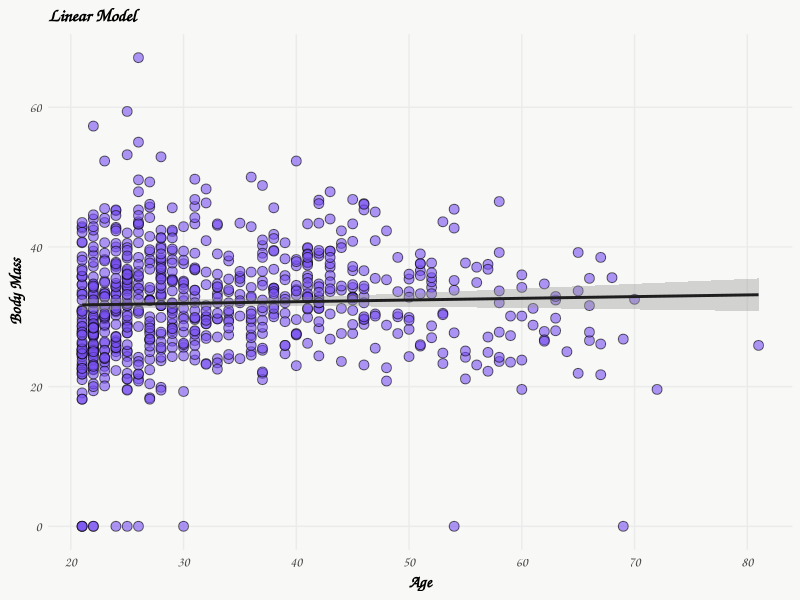
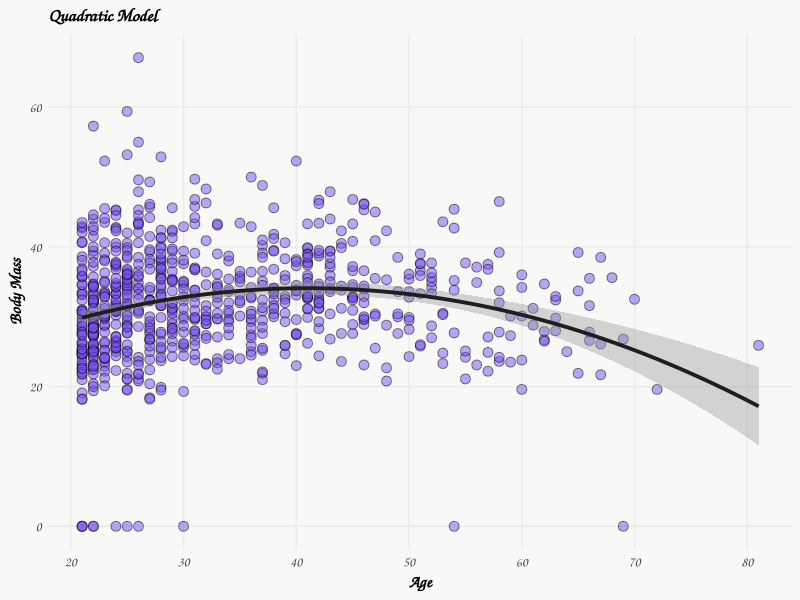
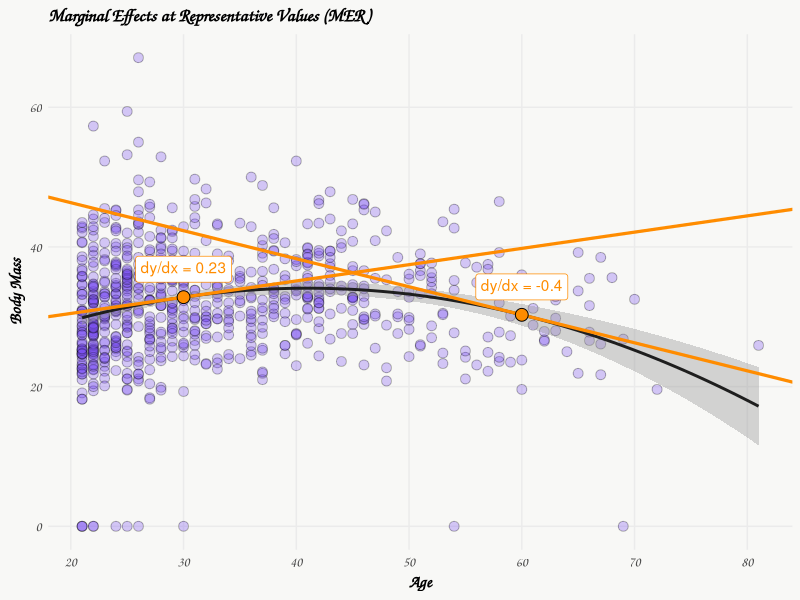
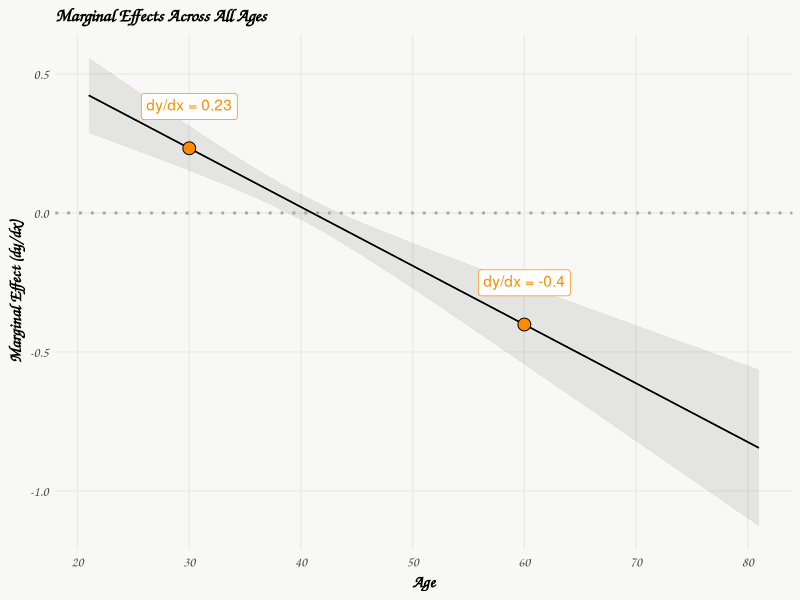
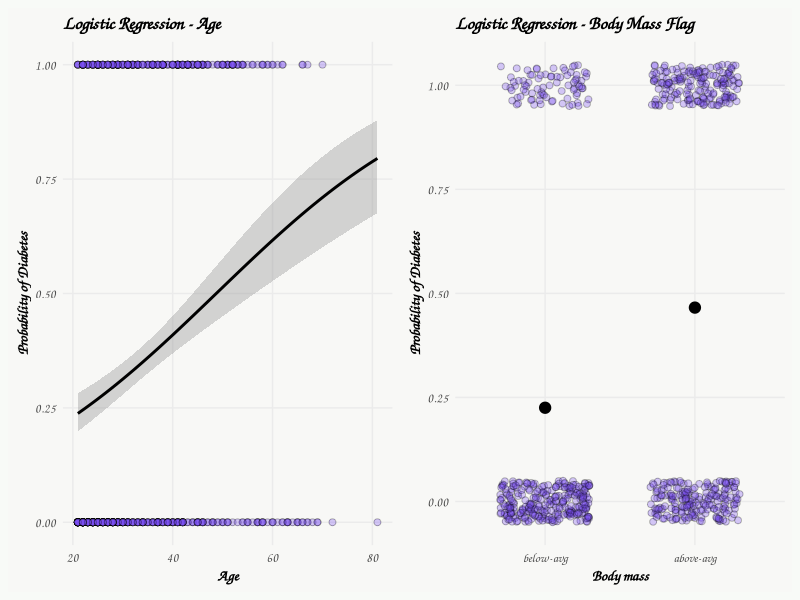
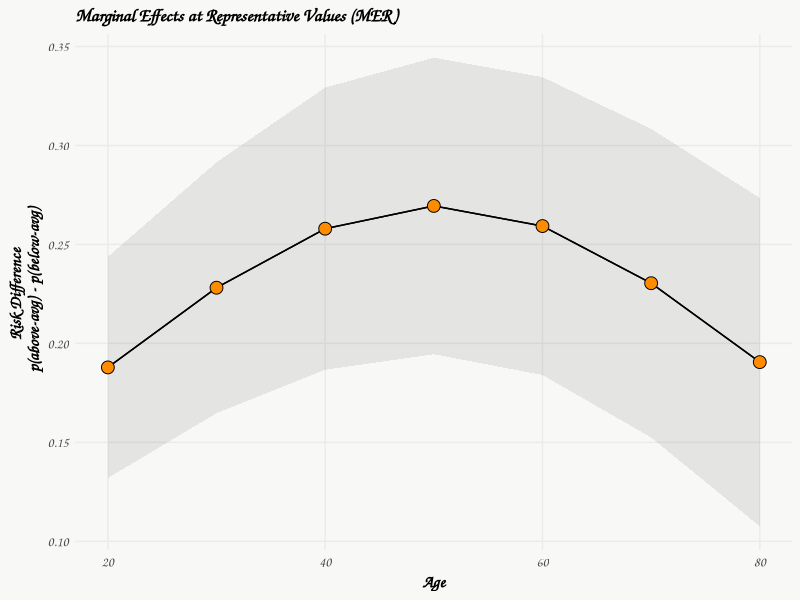

These figures' R source, in order:
## ---- chunk 1
#| echo: false
#| message: false
#| code-fold: true

options(width = 200) 

# libraries --------------------------------------------------------------------

library(tidyverse)
library(magrittr)
library(datasets)
library(mlbench)
library(marginaleffects)
library(ggtext)
library(patchwork)

# functions --------------------------------------------------------------------

f_case_when <- function(...){
  # automatically order factor when using case_when...
  args <- rlang::list2(...)
  rhs <- purrr::map(args, rlang::f_rhs)
  cases <- dplyr::case_when(!!!args)
  rlang::exec(forcats::fct_relevel, cases, !!!rhs)
  }



# ggplot theme -----------------------------------------------------------------

theme_set(
  theme_minimal(base_family = "Comic Sans MS") +
  theme(panel.grid.minor = element_blank(),
        plot.background = element_rect(fill = "#f8f8f6", color = NA), 
        plot.title = element_text(face = "bold"),
        axis.text = element_text(size = 10),
        axis.title = element_text(face = "bold", size = 12),
        strip.text = element_text(face = "bold"),
        strip.background = element_rect(fill = "grey80", color = NA),
        legend.title = element_text(face = "bold"))
)

# data -------------------------------------------------------------------------

data(PimaIndiansDiabetes)
## ---- chunk 2
#| code-fold: true
#| warning: false
#| fig-width: 6
#| fig-height: 4.5
#| layout: [[80, 20]]

# plot
ggplot(PimaIndiansDiabetes, aes(x = age, y = mass) ) +
    geom_point( color = 'black', fill = '#7950f2', alpha = 0.6,  shape = 21, size = 3) +
    stat_smooth(method = "lm", formula = y ~ x, linewidth = 1, color = '#1e1e1e') +
    scale_x_continuous(breaks = seq(20, 90, by=10)) +
    labs(title = 'Linear Model',
         x = "Age", y = "Body Mass")

# linear model
linear_model <- glm(mass ~ age, data = PimaIndiansDiabetes)
summary(linear_model)
## ---- chunk 3
#| code-fold: true
#| warning: false
#| fig-width: 6
#| fig-height: 4.5
#| layout: [[80, 20]]

# plot
ggplot(PimaIndiansDiabetes, aes(x = age, y = mass) ) +
    geom_point(fill = '#7950f2', alpha = 0.5,  shape = 21, size = 3) +
    stat_smooth(method = "lm", formula = y ~ x + I(x^2), linewidth = 1.3, color = '#1e1e1e') +
    scale_x_continuous(breaks = seq(20, 90, by=10)) +
    labs(title = 'Quadratic Model',
         x = "Age", y = "Body Mass")

# quadratic model
quadratic_model <- glm(mass ~ age +  I(age^2), data = PimaIndiansDiabetes)
summary(quadratic_model)
## ---- chunk 4
slopes(quadratic_model, newdata = datagrid(age = c(30, 60))) -> s; s
## ---- chunk 5
#| code-fold: true
#| warning: false
#| fig-align: center
#| fig-width: 6
#| fig-height: 4.5


# y = 16.311932 + 0.866956*x + -0.010569(x^2) 
b_30 <- s$estimate[1]
x_30 <- 30
y_30 <- 16.311932 + 0.866956*30 -0.010569*(30^2) 
intercept_30 <- b_30 * (-x_30) + y_30

b_60 <- s$estimate[2]
x_60 <- 60
y_60 <- 16.311932 + 0.866956*60 -0.010569*(60^2) 
intercept_60 <- b_60 * (-x_60) + y_60

d.annot <- data.frame(x = c(x_30, x_60), 
                      y = c(y_30, y_60), 
                      b = c(b_30, b_60),
                      i = c(intercept_30, intercept_60)
                      ) %>% 
  mutate(label = paste0('dy/dx = ' , round(b, 2)))

ggplot(PimaIndiansDiabetes, aes(x = age, y = mass) ) +
    geom_point(fill = '#7950f2', alpha = 0.3,  shape = 21, size = 3) +
    stat_smooth(method = "lm", formula = y ~ x + I(x^2), linewidth = 1, color = '#1e1e1e') +
    geom_abline(data = d.annot, aes(slope = b, intercept = i),
                linewidth = 1.1, color = 'darkorange') +  
    geom_richtext(data = d.annot, aes(x = x, y = y, label = label), color = 'darkorange', nudge_y = 4) + 
    geom_point(data = d.annot, aes(x = x, y = y), fill = 'darkorange', shape = 21, size = 4) +
    scale_x_continuous(breaks = seq(20, 90, by=10)) +
    labs(title = 'Marginal Effects at Representative Values (MER)',
         x = "Age", y = "Body Mass")
## ---- chunk 6
#| warning: false
#| code-fold: true
#| fig-align: center
#| fig-width: 6
#| fig-height: 4

plot_slopes(quadratic_model, variables = "age", condition = "age") + 
  geom_hline(yintercept = 0, color = 'darkgrey', linetype = 'dotted', lwd = 1) +
  geom_point(data = d.annot, aes(x = x, y = b), fill = 'darkorange', shape = 21, size = 4) +
  geom_richtext(data = d.annot, aes(x = x, y = b, label = label), color = 'darkorange', nudge_y = 0.15) +
  scale_x_continuous(breaks = seq(20, 90, by=10)) +
  labs(title = 'Marginal Effects Across All Ages',
       y = 'Marginal Effect (dy/dx)', x = 'Age')
## ---- chunk 7
slopes(quadratic_model, newdata = datagrid(age = c(30, 60)))
## ---- chunk 8
slopes(quadratic_model, newdata = "mean")
## ---- chunk 9
avg_slopes(quadratic_model)
## ---- chunk 10
# add binary predictor variable
PimaIndiansDiabetes %<>% 
  mutate(diab = ifelse(diabetes == 'pos', 1, 0),
         mass_fg = f_case_when(mass <= mean(mass) ~ 'below-avg',
                               mass > mean(mass) ~ 'above-avg'))
## ---- chunk 11
#| code-fold: true
#| warning: false
#| fig-width: 8
#| fig-height: 3.5
#| layout: [[80,20]]

# plot: age
p1 <- ggplot(PimaIndiansDiabetes, aes(x = age, y = diab)) + 
  geom_point(fill = '#7950f2', alpha = 0.3,  shape = 21, size = 2) +
  stat_smooth(method="glm", color="black", se=TRUE, method.args = list(family=binomial), linewidth = 1) +
  labs(title = 'Logistic Regression - Age',
       y = 'Probability of Diabetes', x = 'Age') +
  theme(axis.text = element_text(size = 9),
        axis.title = element_text(size = 11))

# plot: body mass binary coded
p2 <- ggplot(PimaIndiansDiabetes, aes(x = mass_fg, y = diab)) +
  geom_jitter(width = 0.3, height = 0.05, fill = '#7950f2', alpha = 0.3,  shape = 21, size = 2) +
  stat_summary(fun = mean, geom = "point", size = 3.5, color = "black") +
  geom_smooth(method = "glm", method.args = list(family = "binomial"), se = FALSE) +
  labs(x = "Body mass", y = "Probability of Diabetes", title = "Logistic Regression - Body Mass Flag") +
  theme(axis.text = element_text(size = 9),
        axis.title = element_text(size = 11))

p1+p2+plot_annotation(theme = theme(plot.background = element_rect(fill ="#f8faf7", color="#f8faf7")))


# logistic regression
logit_model <- glm(diabetes ~ age + mass_fg, data = PimaIndiansDiabetes, family = 'binomial')
summary(logit_model)
## ---- chunk 12
exp(logit_model$coefficients)
## ---- chunk 13
comparisons(logit_model, variable = 'age') -> rr.age; rr.age
## ---- chunk 14
comparisons(logit_model, variable = 'mass_fg') -> rr.mass; rr.mass
## ---- chunk 15
avg_comparisons(logit_model, variable = 'age')
## ---- chunk 16
avg_comparisons(logit_model, variable = 'mass_fg')
## ---- chunk 17
comparisons(logit_model, newdata = 'mean')
## ---- chunk 18
p0 <- predict(logit_model, newdata = data.frame(age = 33.2,    mass_fg = 'above-avg'), type = 'response')
p1 <- predict(logit_model, newdata = data.frame(age = 33.2 +1, mass_fg = 'above-avg'), type = 'response')
p1-p0
## ---- chunk 19
p0 <- predict(logit_model, newdata = data.frame(age = 33.2, mass_fg = 'below-avg'), type = 'response')
p1 <- predict(logit_model, newdata = data.frame(age = 33.2, mass_fg = 'above-avg'), type = 'response')
p1-p0
## ---- chunk 20
#| warning: false
comparisons(logit_model, variable = 'mass_fg', newdata = data.frame(age = seq(20, 80, by=10))) -> c; c
## ---- chunk 21
#| code-fold: true
#| fig-align: center
#| fig-width: 6
#| fig-height: 4

plot_comparisons(logit_model, variable = 'mass_fg', 
                 condition = list("age" = seq(20, 80, by=10))) +
  geom_point(data = data.frame(age = c$age, est = c$estimate), aes(x = age, y = est),
             fill = 'darkorange',  shape = 21, size = 4) +
  labs(title = 'Marginal Effects at Representative Values (MER)',
       y = 'Risk Difference \n p(above-avg) - p(below-avg)',
       x = 'Age')
